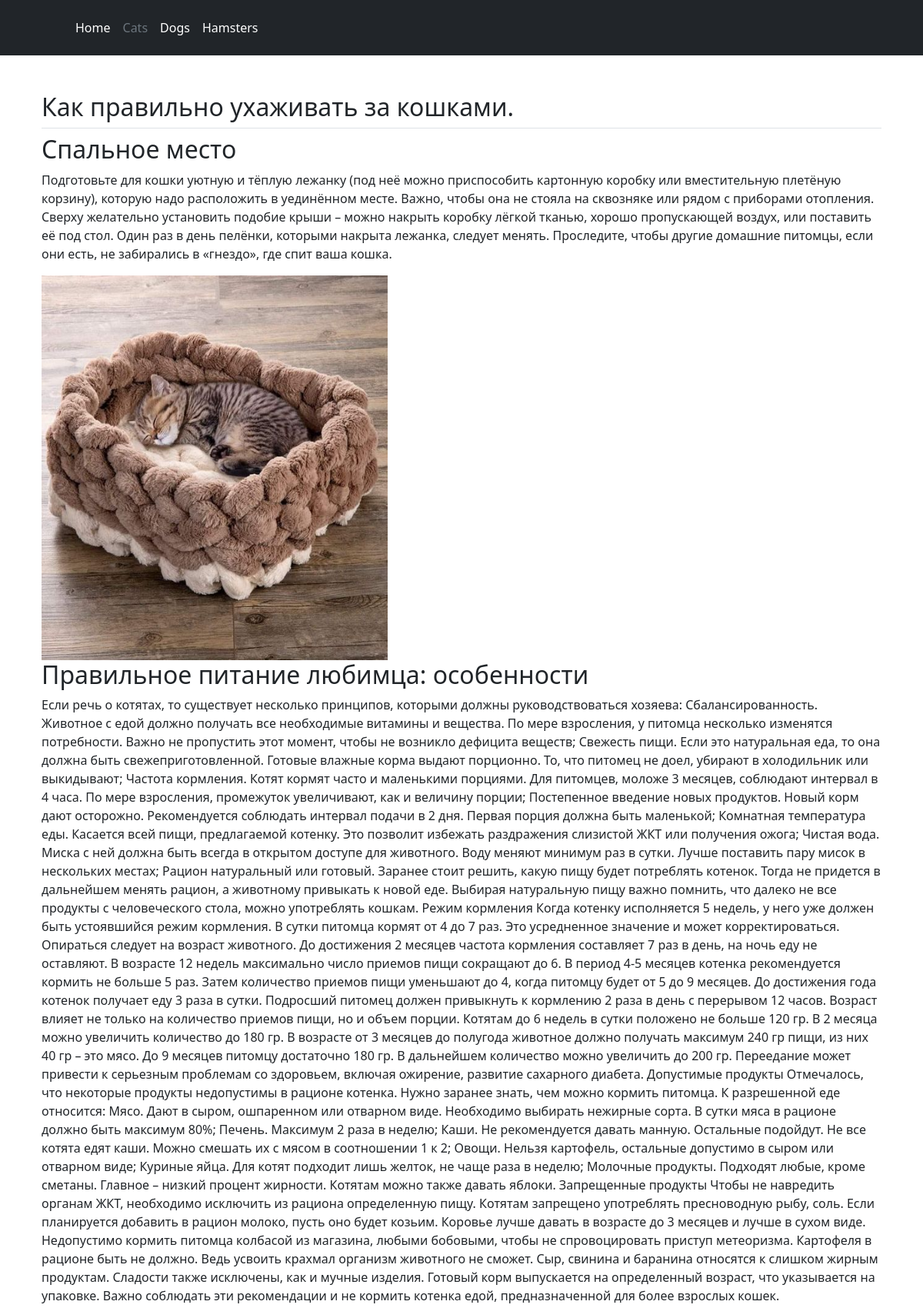
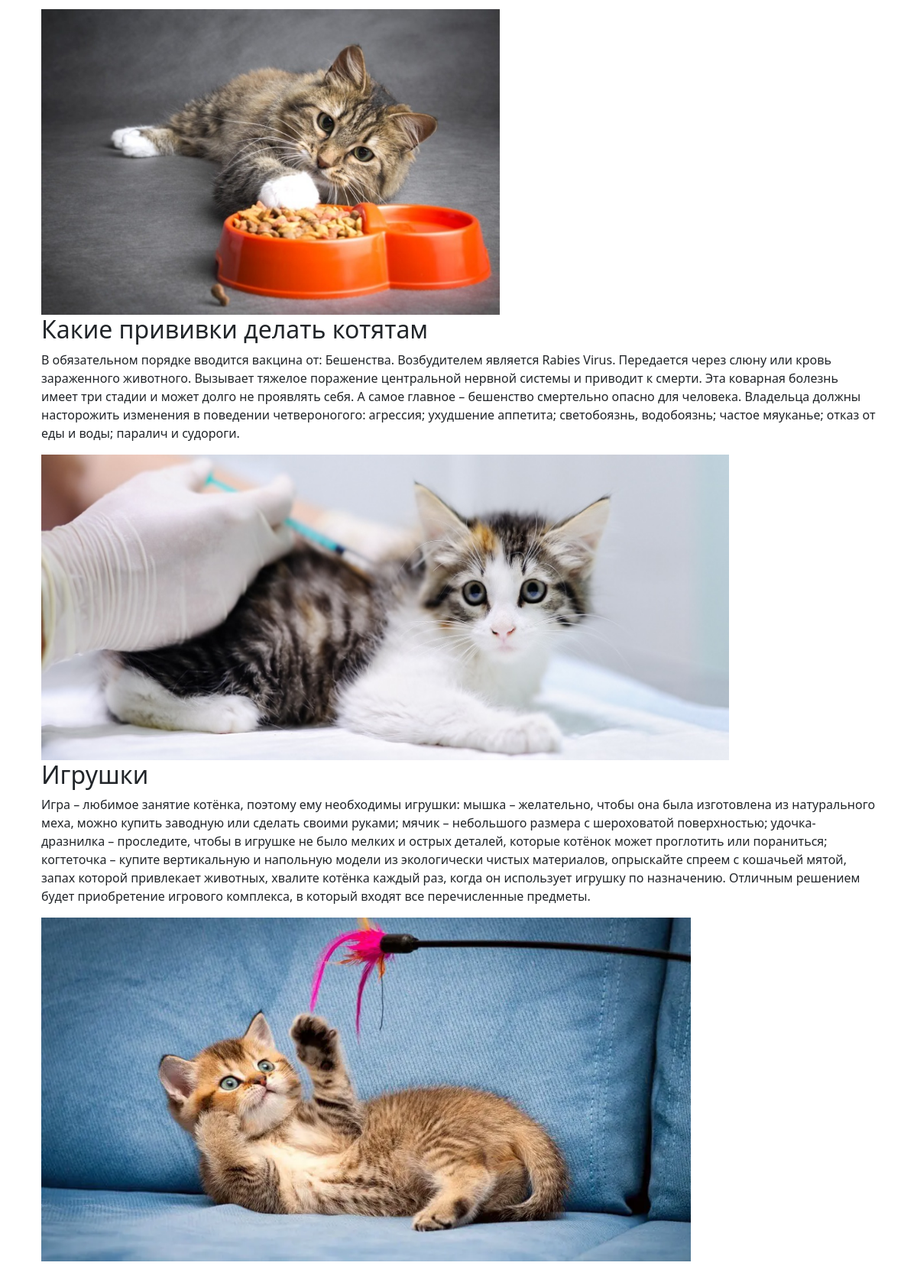
The app's page /cats/ with its own data (2 pictures, top to bottom).
### index/models.py (models this page shows)
class Cats(models.Model):
    chead = models.CharField(max_length=64, default='default')
    c_home = models.CharField(max_length=64)
    chometext = models.TextField()
    chometextimg = models.ImageField(upload_to='p_img', default='default_image.jpg')
    c_eat = models.CharField(max_length=64)
    ceattext = models.TextField()
    ceattextimg = models.ImageField(upload_to='p_img', default='default_image.jpg')
    c_med = models.CharField(max_length=64)
    cmedtext = models.TextField()
    cmedtextimg = models.ImageField(upload_to='p_img', default='default_image.jpg')
    c_toy = models.CharField(max_length=64)
    ctoytext = models.TextField()
    ctoytextimg = models.ImageField(upload_to='p_img', default='default_image.jpg')
    cimg = models.ImageField(upload_to='p_img', default='default_image.jpg')

### index/views.py (the view)
# urls.py: path('cats/', views.view_cats),
def view_cats(request):
    viewcats = Cats.objects.all()
    context = {'viewcats': viewcats}
    return render(request, 'cats.html', context)

### index/templates/cats.html (shortened to what this page needs)
{% load static %}
<!DOCTYPE html>
<html lang="ru">
<head>
    <link rel="stylesheet" href="https://cdn.jsdelivr.net/npm/bootstrap@5.3.2/dist/css/bootstrap.min.css">
    <link type="text/css"  href="{% static 'pets/css/style.css' %}" rel="stylesheet">
</head>
<body>
<header class="p-3 text-bg-dark">
    <div class="container">
      <div class="d-flex flex-wrap align-items-center justify-content-center justify-content-lg-start">
        <a href="/" class="d-flex align-items-center mb-2 mb-lg-0 text-white text-decoration-none">
          <svg class="bi me-2" width="40" height="32" role="img" aria-label="Bootstrap"><use xlink:href="#bootstrap"></use></svg>
        </a>
        <ul class="nav col-12 col-lg-auto me-lg-auto mb-2 justify-content-center mb-md-0">
          <li><a href="/" class="nav-link px-2 text-white">Home</a></li>
          <li><a href="/cats" class="nav-link px-2 text-secondary">Cats</a></li>
          <li><a href="/dogs" class="nav-link px-2 text-white">Dogs</a></li>
          <li><a href="/hamsters" class="nav-link px-2 text-white">Hamsters</a></li>
        </ul>
      </div>
    </div>
</header>
<div class="container px-4 py-5" id="featured-3">
    {% for c in viewcats %}
    <h2 class="pb-2 border-bottom">{{ c.chead }} </h2>
      <div>
          <h3 class="fs-2 text-whitelink">{{ c.c_home }}</h3>
          <p>{{ c.chometext }}</p>
          <img src="{{ c.chometextimg.url }}" alt="" class="cimgh">
          <h3 class="fs-2 text-whitelink">{{ c.c_eat }}</h3>
          <p>{{ c.ceattext }}</p>
          <img src="{{ c.ceattextimg.url }}" alt="" class="cimge">
          <h3 class="fs-2 text-whitelink">{{ c.c_med }}</h3>
          <p>{{ c.cmedtext }}</p>
          <img src="{{ c.cmedtextimg.url }}" alt="" class="cimgm">
          <h3 class="fs-2 text-whitelink">{{ c.c_toy }}</h3>
          <p>{{ c.ctoytext }}</p>
          <img src="{{ c.ctoytextimg.url }}" alt="" class="cimgt">
      </div>
        {% endfor %}
</div>
</body>
</html>

### index/static/pets/css/style.css (style rules this page uses)
.cimgh { width: 450px; height: 500px; }
.cimge { width: 600px; height: 400px; }
.cimgm { width: 900px; height: 400px; }
.cimgt { width: 850px; height: 450px; }

### records on screen
Cats: chead "Как правильно ухаживать за кошками.", c_home "Спальное место", chometext "Подготовьте для кошки уютную и тёплую лежанку (под неё можно приспособить картонную коробку или вместительную плетёную корзину), которую надо расположить в уединённом месте. Важно, чтобы она не стояла на сквозняке или рядом с приборами отопления. Сверху желательно установить подобие крыши – можно накрыть коробку лёгкой тканью, хорошо пропускающей воздух, или поставить её под стол. Один раз в день пелёнки, которыми накрыта лежанка, следует менять. Проследите, чтобы другие домашние питомцы, если они есть, не забирались в «гнездо», где спит ваша кошка.", chometextimg (picture), c_eat "Правильное питание любимца: особенности", ceattext "Если речь о котятах, то существует несколько принципов, которыми должны руководствоваться хозяева: Сбалансированность. Животное с едой должно получать все необходимые витамины и вещества. По мере взросления, у питомца несколько изменятся потребности. Важно не пропустить этот момент, чтобы не возникло дефицита веществ; Свежесть пищи. Если это натуральная еда, то она должна быть свежеприготовленной. Готовые влажные корма выдают порционно. То, что питомец не доел, убирают в холодильник или выкидывают; Частота кормления. Котят кормят часто и маленькими порциями. Для питомцев, моложе 3 месяцев, соблюдают интервал в 4 часа. По мере взросления, промежуток увеличивают, как и величину порции;…", ceattextimg (picture), c_med "Какие прививки делать котятам", cmedtext "В обязательном порядке вводится вакцина от: Бешенства. Возбудителем является Rabies Virus. Передается через слюну или кровь зараженного животного. Вызывает тяжелое поражение центральной нервной системы и приводит к смерти. Эта коварная болезнь имеет три стадии и может долго не проявлять себя. А самое главное – бешенство смертельно опасно для человека. Владельца должны насторожить изменения в поведении четвероногого: агрессия; ухудшение аппетита; светобоязнь, водобоязнь; частое мяуканье; отказ от еды и воды; паралич и судороги.", cmedtextimg (picture), c_toy "Игрушки", ctoytext "Игра – любимое занятие котёнка, поэтому ему необходимы игрушки: мышка – желательно, чтобы она была изготовлена из натурального меха, можно купить заводную или сделать своими руками; мячик – небольшого размера с шероховатой поверхностью; удочка-дразнилка – проследите, чтобы в игрушке не было мелких и острых деталей, которые котёнок может проглотить или пораниться; когтеточка – купите вертикальную и напольную модели из экологически чистых материалов, опрыскайте спреем с кошачьей мятой, запах которой привлекает животных, хвалите котёнка каждый раз, когда он использует игрушку по назначению. Отличным решением будет приобретение игрового комплекса, в который входят все перечисленные предметы.", ctoytextimg (picture)
